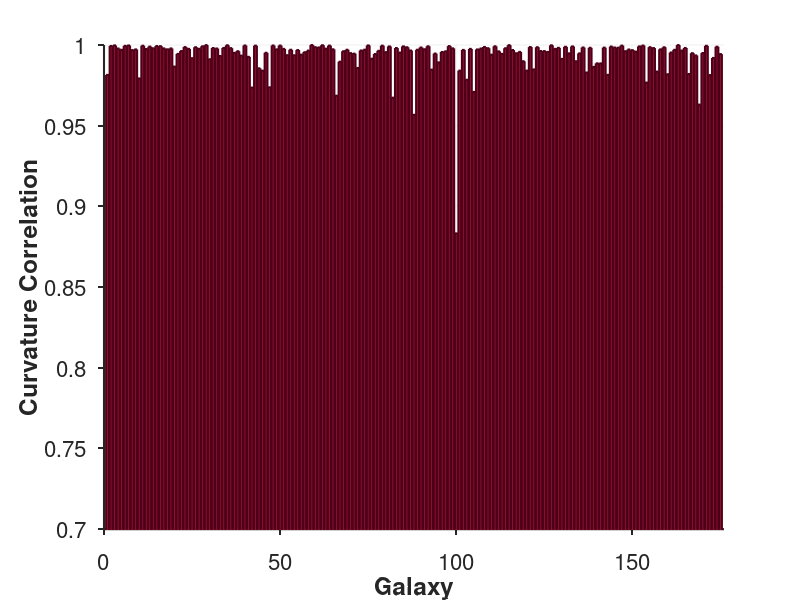
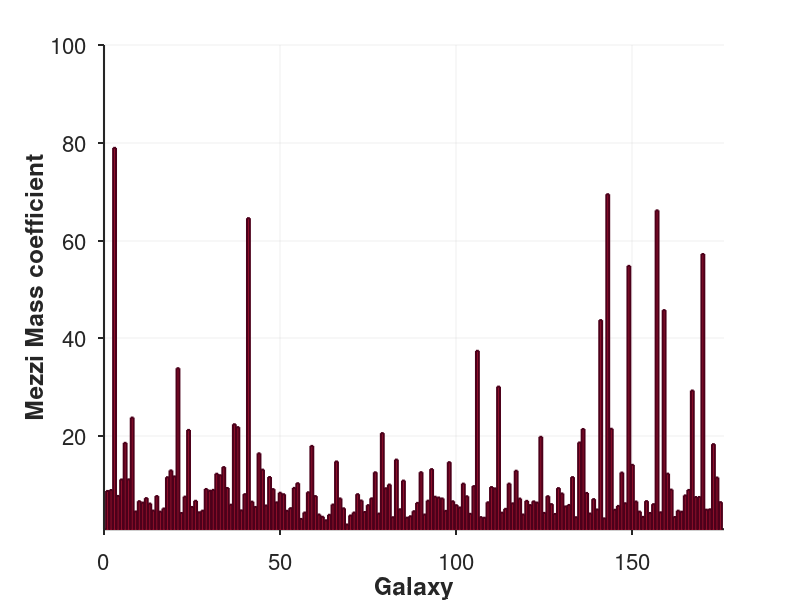
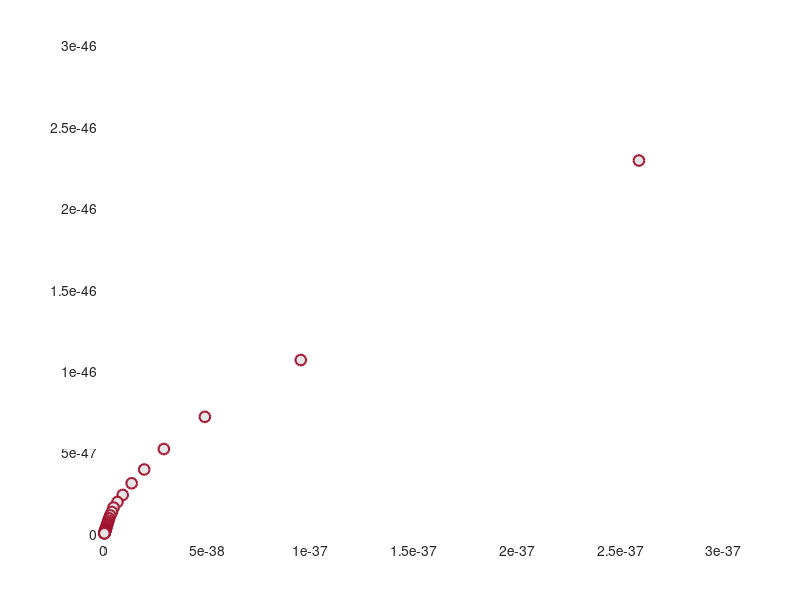

The MATLAB source for these figures, in order: (Note: this script raises an error after producing the figures.)
clc
clear

% Load data from .mat files
load('Coef.mat');  
load('galaxy_mass_properties');

% Create figure with publication-quality dimensions and white background
fig = figure('Position', [30, 70, 1000, 500], 'Color', 'w');
hold on;

% Define a refined, publication-quality color scheme
bar_face_color = [0.6350, 0.0780, 0.1840];  % Deep, rich red
bar_edge_color = [0.3, 0.0, 0.1];           % Slightly darker red for edges

% Plot the bar chart with refined styling
% 'BarWidth' is adjusted to prevent overlap when many bars are present.
hBar = bar(corr_M_R_curvatures, 'FaceColor', bar_face_color, ...
    'EdgeColor', bar_edge_color, 'LineWidth', 1.5, 'BarWidth', 0.8);

% Enhance axes labels with bold fonts for clarity
xlabel('Galaxy', 'FontSize', 18, 'FontWeight', 'bold');
ylabel('Curvature Correlation', 'FontSize', 18, 'FontWeight', 'bold');

% Customize axes for a clean, professional appearance
set(gca, 'FontSize', 16, 'LineWidth', 1.5, 'TickDir', 'out', 'Box', 'off');
grid on;
set(gca, 'GridLineStyle', '-', 'GridColor', [0.8, 0.8, 0.8]);

% Adjust x-axis limits for visual balance
xlim([0, numel(corr_M_R_curvatures) + 1]);
ylim([0.7 1]);
% Save the figure with high-quality output 
print(fig, 'Galaxy_Correlation_BarChart.png', '-dpng', '-r600');
% print(fig, 'Galaxy_Correlation_BarChart.jpg', '-djpeg', '-r600');
% savefig(fig, 'Galaxy_Correlation_BarChart.fig');

hold off;
close(fig);



% Create figure with publication-quality dimensions and white background
fig = figure('Position', [30, 70, 1000, 500], 'Color', 'w');
hold on;

% Define a refined, publication-quality color scheme
bar_face_color = [0.6350, 0.0780, 0.1840];  % Deep, rich red
bar_edge_color = [0.3, 0.0, 0.1];           % Slightly darker red for edges

% Plot the bar chart with refined styling
% 'BarWidth' is adjusted to prevent overlap when many bars are present.
hBar = bar(Mezzi_Mass, 'FaceColor', bar_face_color, ...
    'EdgeColor', bar_edge_color, 'LineWidth', 1.5, 'BarWidth', 0.8);

% Enhance axes labels with bold fonts for clarity
xlabel('Galaxy', 'FontSize', 18, 'FontWeight', 'bold');
ylabel('Mezzi Mass coefficient', 'FontSize', 18, 'FontWeight', 'bold');

% Customize axes for a clean, professional appearance
set(gca, 'FontSize', 16, 'LineWidth', 1.5, 'TickDir', 'out', 'Box', 'off');
grid on;
set(gca, 'GridLineStyle', '-', 'GridColor', [0.8, 0.8, 0.8]);

% Adjust x-axis limits for visual balance
xlim([0, numel(corr_M_R_curvatures) + 1]);
ylim([1 100]);
% Save the figure with high-quality output  
print(fig, 'Mezzi_Mass_coefficient_BarChart.png', '-dpng', '-r600');
% print(fig, 'Mezzi_Mass_coefficient_BarChart.jpg', '-djpeg', '-r600');
% savefig(fig, 'Mezzi_Mass_coefficient_BarChart.fig');

hold off;
close(fig);




for galaxy = 1:length(Mezzi_Mass)

% Create figure with same size and white background
fig = figure('Position', [100 100 800 600], 'Color', 'w');
hold on;

% Replace these with your actual data
X = Mezzi_Scale_curvature{galaxy};       % Your Mezzi/r² data vector
Y = Ricci_curvature{galaxy}; % Your Ricci curvature data vector

% Create scatter plot with styling
scatter(X, Y, 60, 'MarkerEdgeColor', [0.6350, 0.0780, 0.1840],...
    'MarkerFaceColor', [0.9, 0.9, 0.9],...
    'LineWidth', 1.5);

% Calculate linear fit
p = polyfit(X, Y, 1);
y_fit = polyval(p, X);

% Calculate confidence intervals
[~, S] = polyfit(X, Y, 1);
ci = predint(p, X, 0.98);

% Plot fit line and confidence interval
plot(X, y_fit, 'Color', [0.1, 0.2, 0.6], 'LineWidth', 2.5);
fill([X; flipud(X)], [ci(:,1); flipud(ci(:,2))], [0.1, 0.2, 0.6],...
    'FaceAlpha', 0.15, 'EdgeColor', 'none');

% Set axes labels
xlabel('Mezzi Scale Curvature (1/m²)', 'FontSize', 18);
ylabel('Ricci Curvature (1/m²)', 'FontSize', 18);

title(sprintf('Galaxy %d : %s', galaxy, galaxy_names{galaxy}), 'FontSize', 16);

% Set grid and axes properties
grid on;
set(gca, 'GridColor', [0.8, 0.8, 0.8],...
    'FontSize', 16,...
    'LineWidth', 1.5,...
    'Box', 'on');

% Add legend
% legend('Data Points', 'Linear Fit', '98% Confidence Interval','Location', 'north');

% Save the figure
% print(fig, sprintf('Galaxy_%d_Mezzi_R2_vs_Ricci.jpg', galaxy), '-djpeg', '-r600');
print(fig, sprintf('Galaxy_%d_Mezzi_R2_vs_Ricci.png', galaxy), '-dpng', '-r600');


hold off;

close all

end




function ci = predint(p, X, level)
    % Calculate the number of data points
    n = numel(X);
    % Degrees of freedom for linear fit (n - 2)
    df = n - 2;
    
    % Compute predicted values using the linear model
    y_fit = polyval(p, X);
    
    % Retrieve Y from the base workspace (not recommended, but used here for compatibility)
    Y = evalin('base', 'Y');
    
    % Calculate residuals
    residuals = Y - y_fit;
    
    % Estimate the residual standard error (sigma)
    sigma = sqrt(sum(residuals.^2) / df);
    
    % Compute mean of X and sum of squared deviations
    x_bar = mean(X);
    Sxx = sum((X - x_bar).^2);
    
    % Calculate standard error for each prediction
    SE = sigma * sqrt(1/n + (X - x_bar).^2 / Sxx);
    
    % Determine the t-critical value for the given confidence level
    alpha = level;
    t_critical = tinv(1 - alpha/2, df);
    
    % Compute confidence intervals
    delta = t_critical * SE;
    ci = [y_fit - delta, y_fit + delta];
end
